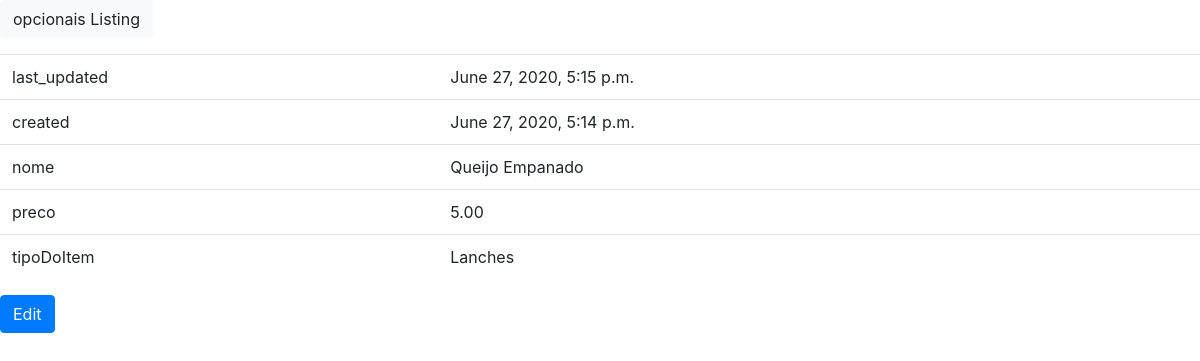
Screenshot of /opcionais/detail/5/ with the database file from the repository.
### Manada/pedidos/models.py (models this page shows, shortened)
class opcionais(models.Model):
    tiposDoCardapio = (("Lanches","Lanches"), ("Bebidas","Bebidas"),("Porções","Porções"))
    last_updated = models.DateTimeField(auto_now=True, editable=False)
    created = models.DateTimeField(auto_now_add=True, editable=False)
    nome = models.CharField(max_length=100)
    preco = models.DecimalField(decimal_places=2, max_digits=5)
    tipoDoItem = models.CharField(max_length=30, choices = tiposDoCardapio)
    class Meta:
        pass
    def get_update_url(self):
        return reverse("pedidos_opcionais_update", args=(self.pk,))

### Manada/pedidos/views.py (the view)
# urls.py: path("opcionais/detail/<int:pk>/", views.opcionaisDetailView.as_view(), name="pedidos_opcionais_detail"),
class opcionaisDetailView(generic.DetailView):
    model = models.opcionais
    form_class = forms.opcionaisForm

### Manada/templates/pedidos/opcionais_detail.html
{% extends "base.html" %}
{% load static %}
{% block content %}
<p>
    <a class="btn btn-light" href="{% url 'pedidos_opcionais_list' %}">
    opcionais Listing
    </a>
</p>
<table class="table">
    <tr><td>last_updated</td><td>{{ object.last_updated }}</td></tr>
    <tr><td>created</td><td>{{ object.created }}</td></tr>
    <tr><td>nome</td><td>{{ object.nome }}</td></tr>
    <tr><td>preco</td><td>{{ object.preco }}</td></tr>
    <tr><td>tipoDoItem</td><td>{{ object.tipoDoItem }}</td></tr>
</table>
<a class="btn btn-primary" href="{{object.get_update_url}}">Edit</a>
{% endblock %}

### rows the page displays
opcionais: last_updated "June 27, 2020, 5:15 p.m.", created "June 27, 2020, 5:14 p.m.", nome "Queijo Empanado", preco "5.00", tipoDoItem "Lanches"
